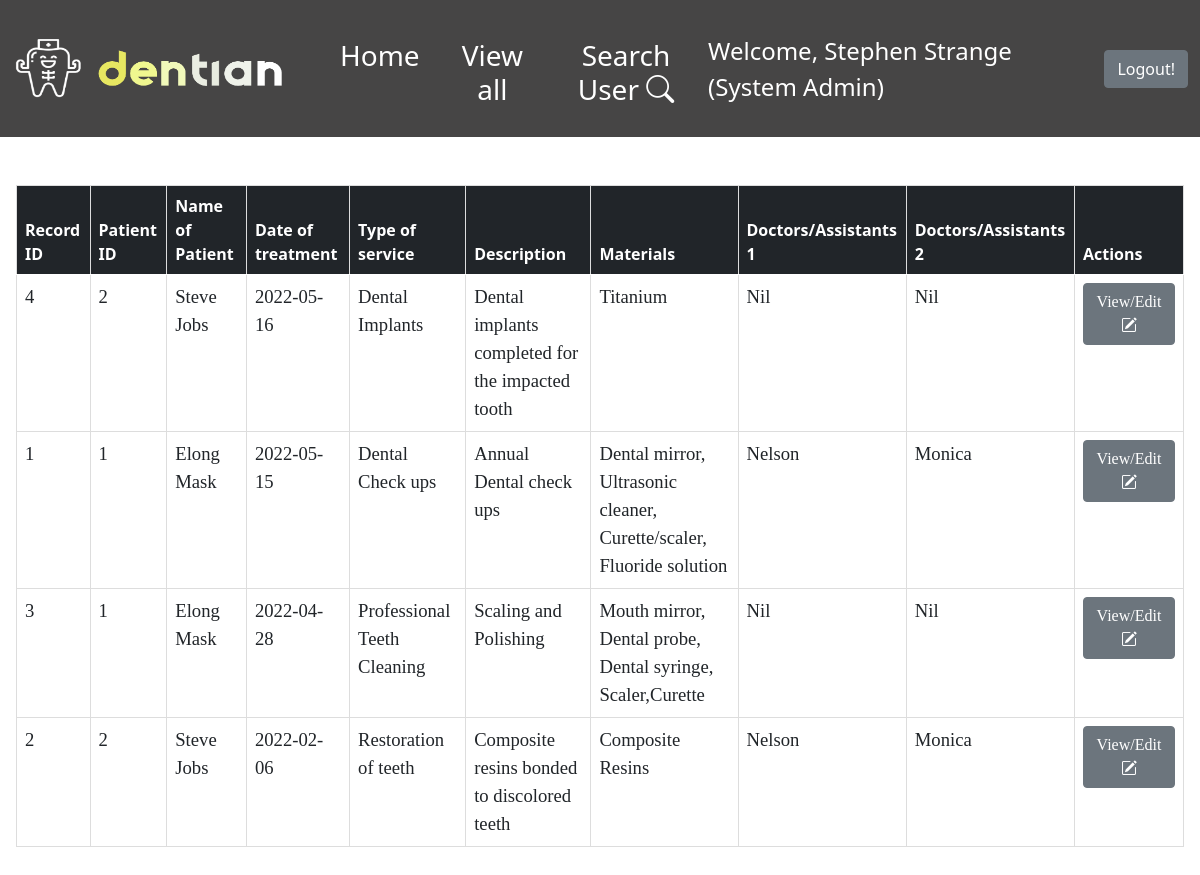
Before: /DentistDashboard.php (signed in) with the older database file.
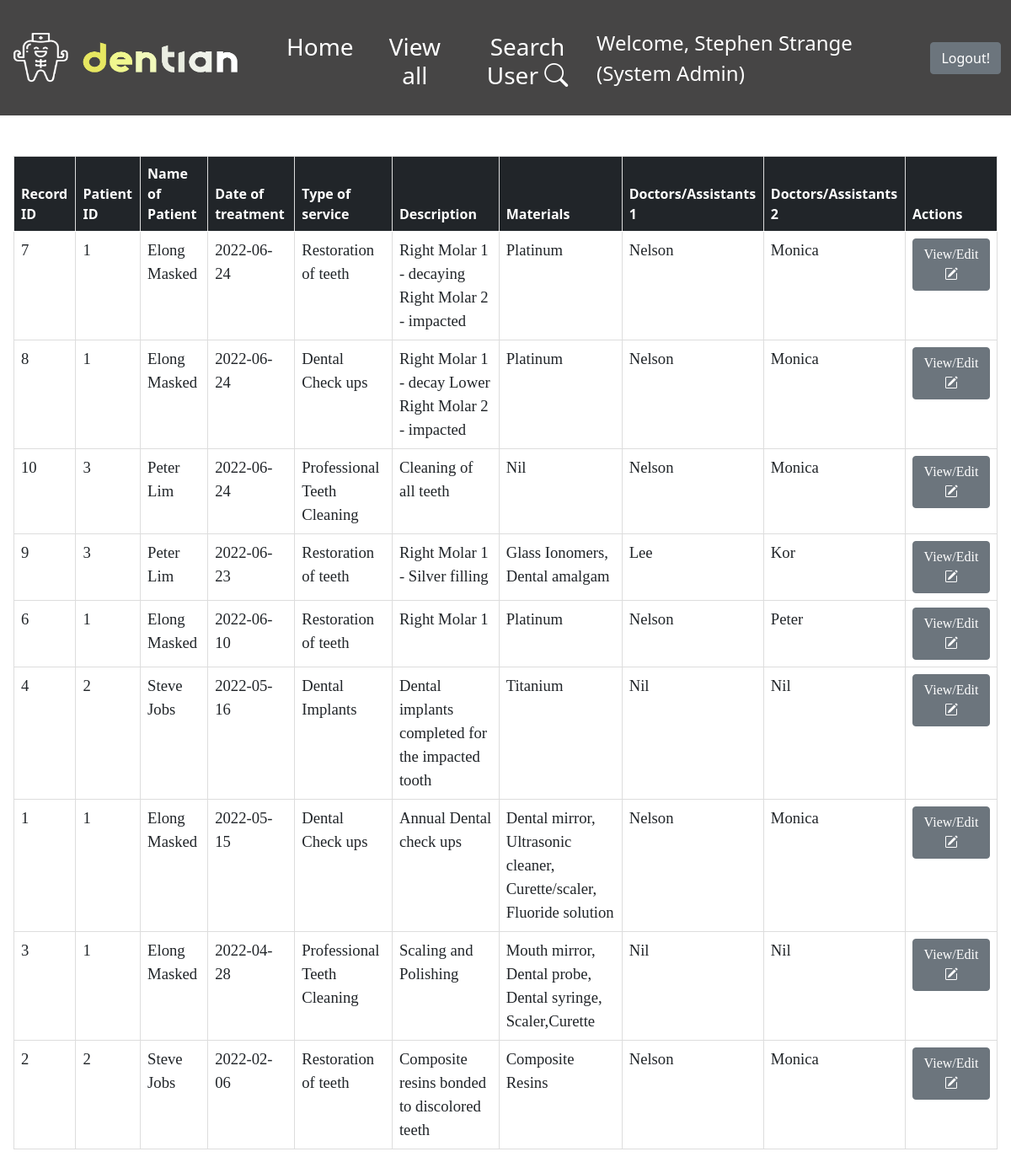
After: the same page with the newer database file.
### tables this page shows
CREATE TABLE `patient_record` (
  `Record_ID` int(6) NOT NULL,
  `Patient_ID` int(11) NOT NULL,
  `Treatment_Date` date DEFAULT NULL,
  `Treatment_type` varchar(50) NOT NULL,
  `Treatment_details` varchar(255) NOT NULL,
  `Material_used` varchar(255) NOT NULL,
  `Doctor/Assistant 1` varchar(50) NOT NULL,
  `Doctor/Assistant 2` varchar(50) NOT NULL
);

CREATE TABLE `patient_profile` (
  `Patient_ID` int(11) NOT NULL,
  `Status` varchar(10) NOT NULL DEFAULT 'Active',
  `First_Name` varchar(20) NOT NULL,
  `Last_Name` varchar(20) NOT NULL,
  `NRIC_PNum` varchar(9) NOT NULL,
  `Gender` char(1) NOT NULL,
  `Birth_Date` date DEFAULT NULL,
  `Address` varchar(50) NOT NULL,
  `Nationality` varchar(100) NOT NULL,
  `Phone_Num` int(8) NOT NULL,
  `Email` varchar(50) NOT NULL,
  `Marital Status` varchar(20) NOT NULL,
  `Occupation` varchar(50) NOT NULL,
  `Smoker` varchar(3) NOT NULL,
  `Allergies` varchar(100) DEFAULT NULL,
  `Long_term_med` varchar(200) DEFAULT NULL,
  `Existing_Med_Conds` varchar(200) DEFAULT NULL,
  `Referred_by_clinic` varchar(50) DEFAULT NULL,
  `Referred_memo` varchar(200) DEFAULT NULL,
  `Family_ID` int(100) DEFAULT NULL,
  `Emer_Name` varchar(20) NOT NULL,
  `Emer_Contact` int(8) NOT NULL,
  `Emer_relation` varchar(10) NOT NULL,
  `Subsidies` varchar(3) NOT NULL
);

### db_connection.php (called while the page is built, shortened)
<?php
class DB_Connect
{
    public function connect()
    {
        try {
            $host2 = "sql6.freemysqlhosting.net";
            $db2 = "sql6501826";
            $username2 = "sql6501826";
            $password2 = "YnaPNqTYI4";
            $conn = new PDO('mysql:host='. $host2 . '; dbname=' . $db2 , $username2, $password2);
            return $conn;
        } catch (PDOException $e) {
            print "Error: " . $e->getMessage() . "<br>";
            die();
        }
    }
}

### DentistDashboard.php (the view, shortened to what this page needs)
<?php
include 'db_connection.php';
require_once('Navbar.php');
$db = new DB_Connect();
if (!isset($_SESSION['Role']) && empty($_SESSION['Role'])) {
    header("Location: index.php");
} else {
    if (!isset($_SESSION['patientrecords']) && empty($_SESSION['patientrecords'])) {
        $stmt = $db->connect()->prepare("SELECT patient_profile.First_Name, patient_profile.Last_Name, patient_record.* FROM `patient_record` left join patient_profile on patient_record.Patient_ID = patient_profile.Patient_ID order by patient_record.Treatment_Date DESC");
        $stmt->execute();
        if ($stmt->rowCount() > 0) {
            $patient_records = $stmt->fetchAll(PDO::FETCH_ASSOC);
        }
    } else {
        $patient_records = $_SESSION['patientrecords'];
        $errormsg = $_SESSION['errorMsg'];
        $rowCount = $_SESSION['rowCount'];
    }
}
?>
<html>
<head>
    <link rel="stylesheet" href="https://cdn.jsdelivr.net/npm/bootstrap-icons@1.8.1/font/bootstrap-icons.css">
    <link href="https://cdn.jsdelivr.net/npm/bootstrap@5.0.2/dist/css/bootstrap.min.css" rel="stylesheet">
    <link rel="stylesheet" href="https://cdn.jsdelivr.net/npm/bootstrap-icons@1.8.1/font/bootstrap-icons.css">
</head>
<body>
    <div class="w-100 p-3">
        <nav class="navbar navbar-light bg-transparent">
        </nav>
        <table class="table table-hover ps-1">
            <thead class="table-dark">
                <tr>
                    <th scope="col">Record ID</th>
                    <th scope="col">Patient ID</th>
                    <th scope="col">Name of Patient</th>
                    <th scope="col">Date of treatment</th>
                    <th scope="col">Type of service</th>
                    <th scope="col">Description</th>
                    <th scope="col">Materials</th>
                    <th scope="col">Doctors/Assistants 1</th>
                    <th scope="col">Doctors/Assistants 2</th>
                    <th scope="col">Actions</th>
                </tr>
            </thead>
            <tbody>
                <?php
                foreach ($patient_records as $record) {
                    echo
                    '<tr>' .
                        '<td>' . $record['Record_ID'] . '</td>' .
                        '<td>' . $record['Patient_ID'] . '</td>' .
                        '<td>' . $record['First_Name'] . ' ' . $record['Last_Name'] . '</td>' .
                        '<td>' . $record['Treatment_Date'] . '</td>' .
                        '<td>' . $record['Treatment_type'] . '</td>' .
                        '<td>' . $record['Treatment_details'] . '</td>' .
                        '<td>' . $record['Material_used'] . '</td>' .
                        '<td>' . $record['Doctor/Assistant 1'] . '</td>' .
                        '<td>' . $record['Doctor/Assistant 2'] . '</td>' .
                        '<td><button type="button" class="btn btn-secondary editBtn" data-bs-toggle="modal" data-bs-target="#editAcc">View/Edit <i class="bi bi-pencil-square"></i></button></td>' .
                        '</tr>';
                }
                ?>
            </tbody>
        </table>
    </div>
</body>
</html>

Changed rows visible on the page:
added patient_record: Record_ID "7", Patient_ID "1", Patient_ID.First_Name "Elong", Patient_ID.Last_Name "Masked", Treatment_Date "2022-06-24", Treatment_type "Restoration of teeth", Treatment_details "Right Molar 1 - decaying Right Molar 2 - impacted", Material_used "Platinum", value "Nelson", value "Monica"
added patient_record: Record_ID "8", Patient_ID "1", Patient_ID.First_Name "Elong", Patient_ID.Last_Name "Masked", Treatment_Date "2022-06-24", Treatment_type "Dental Check ups", Treatment_details "Right Molar 1 - decay Lower Right Molar 2 - impacted", Material_used "Platinum", value "Nelson", value "Monica"
added patient_record: Record_ID "10", Patient_ID "3", Patient_ID.First_Name "Peter", Patient_ID.Last_Name "Lim", Treatment_Date "2022-06-24", Treatment_type "Professional Teeth Cleaning", Treatment_details "Cleaning of all teeth", Material_used "Nil", value "Nelson", value "Monica"
added patient_record: Record_ID "9", Patient_ID "3", Patient_ID.First_Name "Peter", Patient_ID.Last_Name "Lim", Treatment_Date "2022-06-23", Treatment_type "Restoration of teeth", Treatment_details "Right Molar 1 - Silver filling", Material_used "Glass Ionomers, Dental amalgam", value "Lee", value "Kor"
added patient_record: Record_ID "6", Patient_ID "1", Patient_ID.First_Name "Elong", Patient_ID.Last_Name "Masked", Treatment_Date "2022-06-10", Treatment_type "Restoration of teeth", Treatment_details "Right Molar 1", Material_used "Platinum", value "Nelson", value "Peter"
changed through a linked row, patient_record "Annual Dental check ups": Patient_ID.Last_Name "Mask" → "Masked"
changed through a linked row, patient_record "Scaling and Polishing": Patient_ID.Last_Name "Mask" → "Masked"
